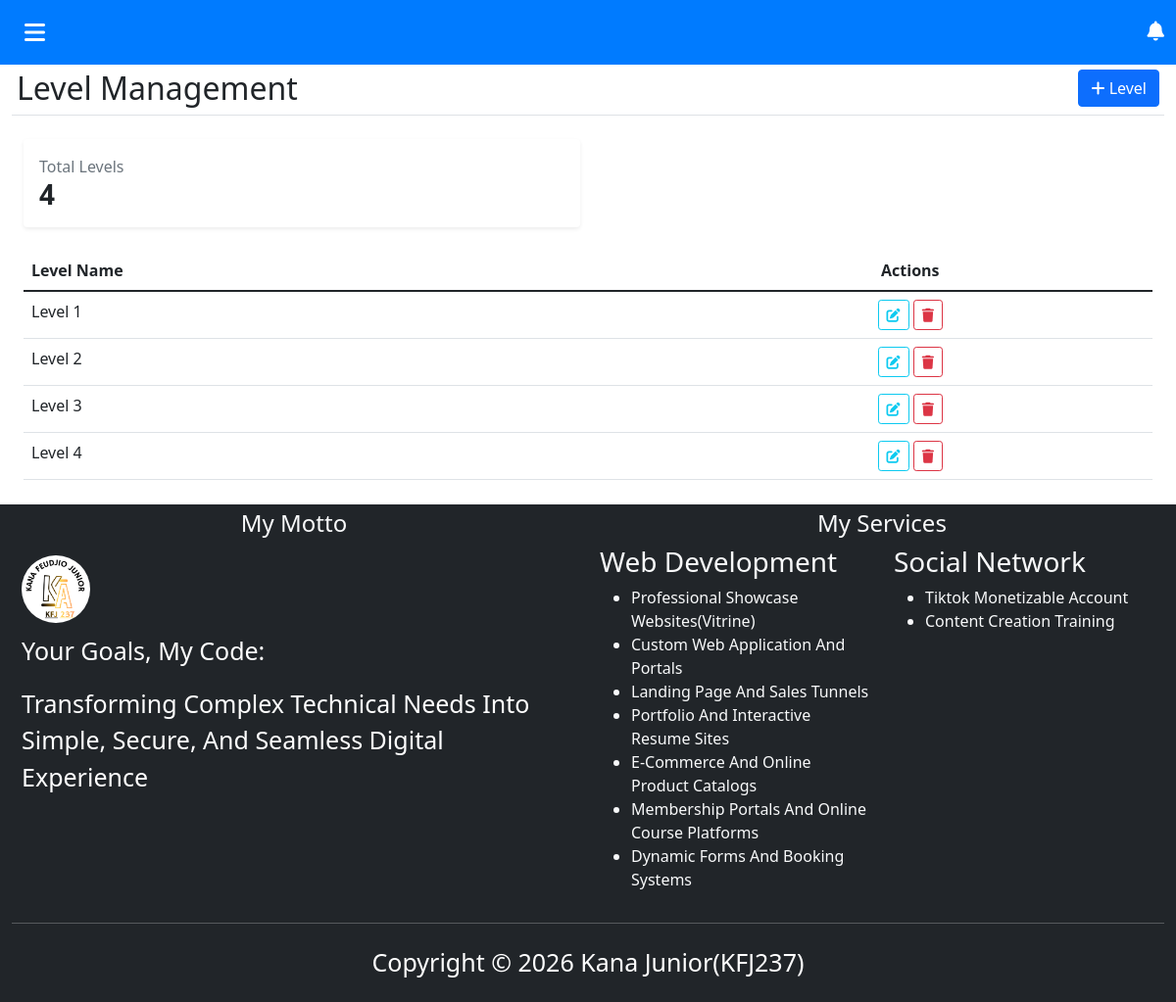
The app's page /level.php with its own data.
### tables this page shows
CREATE TABLE IF NOT EXISTS `level` (
  `id` int NOT NULL AUTO_INCREMENT,
  `name` varchar(15) NOT NULL,
  PRIMARY KEY (`id`)
);

### level.php (the view, shortened to what this page needs)
<?php
include 'connec.php';
$stmt = $conn->query("SELECT * FROM level");
$levels = $stmt->fetchAll();
$totallevels = count($levels);
?>
<!DOCTYPE html>
<html lang="en">
<head>
    <link rel="stylesheet" href="boostrap5/css/bootstrap.min.css">
    <link rel="stylesheet" href="https://cdnjs.cloudflare.com/ajax/libs/font-awesome/6.5.1/css/all.min.css">
    <link rel="stylesheet" href="https://cdn.datatables.net/3.0.3/css/dataTables.bootstrap5.min.css">
    <link rel="stylesheet" href="style.css">
</head>
<body>
    <div style="display: flex; align-items: stretch; width: 100%;">
        <div class="content ">
            <nav class="navbar navbar-expand-lg navbar-custom" style="background-color: #007bff;">
                <div class="container-fluid">
                    <button type="button" id="sidebarCollapse" class="btn text-white fs-4">
                        <i class="fa-solid fa-bars"></i>
                    </button>
                    <div class="ms-auto text-white">
                        <i class="fa-solid fa-bell fs-5 cursor-pointer"></i>
                    </div>
                </div>
            </nav>
            <div class="container-fluid">
                <div class="d-flex justify-content-between align-items-center mb-4 pb-2 border-bottom" style="padding: 5px;">
                    <div>
                        <h2 class="mb-0">Level Management</h2>
                    </div>
                    <button class="btn btn-primary" data-bs-toggle="modal" data-bs-target="#addLevelModal">
                        <i class="fas fa-plus mr-2"></i> Level
                    </button>
                </div>
                <div class="container-fluid main-content mt-4">
                    <div class="row g-3 mb-4">
                        <div class="col-6">
                            <div class="card border-0 shadow-sm p-3">
                                <span class="text-muted">Total Levels</span>
                                <h3 class="fw-bold text-dark mb-0"><?php echo $totallevels  ?></h3>
                            </div>
                        </div>
                        <div class="col-6"></div>
                    </div>
                    <div class="card-body p-0 table-responsive-sm ">
                        <table class="table table-hover mb-0 table">
                            <thead class="thead-light">
                                <tr>
                                    <th>Level Name</th>
                                    <th class="text-center">Actions</th>
                                </tr>
                            </thead>
                            <tbody>
                                <?php foreach ($levels as $level): ?>
                                    <tr>
                                        <td><?= $level['name'] ?></td>
                                        <td class="text-center">
                                            <button data-bs-toggle="modal" data-bs-target="#editLevelModal" title="modify" class="btn btn-sm btn-outline-info edit-btn" data-id="<?= $level['id']; ?>" data-name="<?= $level['name']; ?>"><i class="fas fa-edit"></i></button>
                                            <a href="?action=delete&id=<?= $level['id'] ?>" title="delete" onclick="return confirm('do you want to delete this level ? ')" class="btn btn-sm btn-outline-danger delete-btn"><i class="fas fa-trash"></i></a>
                                        </td>
                                    </tr>
                                <?php endforeach; ?>
                            </tbody>
                        </table>
                    </div>
                </div>
                <div class="row bg-dark text-light" style="margin-top: 25px;">
                    <div class="col-12">
                        <footer>
                            <div class="row">
                                <div class="col-sm-6 col-12">
                                    <h4 style="margin-top: 5px;" class="text-center">my motto</h4>
                                    <div class="row">
                                        <div class="col-12">
                                            <div style=" margin: 10px;">
                                                <a href="#"><img src="media/LOGO-KFJ237.png" class="img-fluid rounded-circle"
                                                        alt="LOGO" width="70" height="70"></a>
                                            </div>
                                            <div style=" margin: 10px;">
                                                <p>your goals, my code:</p>
                                                <p>transforming complex technical needs into simple, secure, and seamless
                                                    digital
                                                    experience
                                                </p>
                                            </div>
                                        </div>
                                    </div>
                                </div>
                                <div class="col-sm-6 col-12">
                                    <h4 style="margin-top: 5px;" class="text-center">my services</h4>
                                    <div class="row text-light">
                                        <div class="col-sm-6 col-12">
                                            <h3 class="text-light">Web development</h3>
                                            <ul>
                                                <li>professional showcase websites(vitrine)</li>
                                                <li>custom web application and portals</li>
                                                <li>landing page and sales tunnels</li>
                                                <li>portfolio and interactive resume sites</li>
                                                <li>e-commerce and online product catalogs</li>
                                                <li>membership portals and online course platforms</li>
                                                <li>dynamic forms and booking systems</li>
                                            </ul>
                                        </div>
                                        <div class="col-sm-6 col-12">
                                            <h3 class="text-light">social network</h3>
                                            <ul>
                                                <li>tiktok monetizable account</li>
                                                <li>content creation training</li>
                                            </ul>
                                        </div>
                                    </div>
                                </div>
                            </div>
                            <hr style=" color: whitesmoke;">
                            <div style="padding: 5px; text-align: center;">
                                <p>Copyright &COPY; 2026 kana junior(KFJ237) </p>
                            </div>
                        </footer>
                    </div>
                </div>
            </div>
        </div>
    </div>
</body>
</html>

### style.css (style rules this page uses)
body { text-transform: capitalize; box-sizing: border-box; }
.content { background-color: white; }
p { font-weight: 500; font-size: 25px; color: white; }

### level.php (style rules this page uses)
.content { width: 100%; min-height: 100vh; transition: all 2s ease; }
.table { margin-top: 20px; }

### records on screen
level: name "Level 1"
level: name "Level 2"
level: name "Level 3"
level: name "Level 4"

### other values on screen
$totallevels "4"
